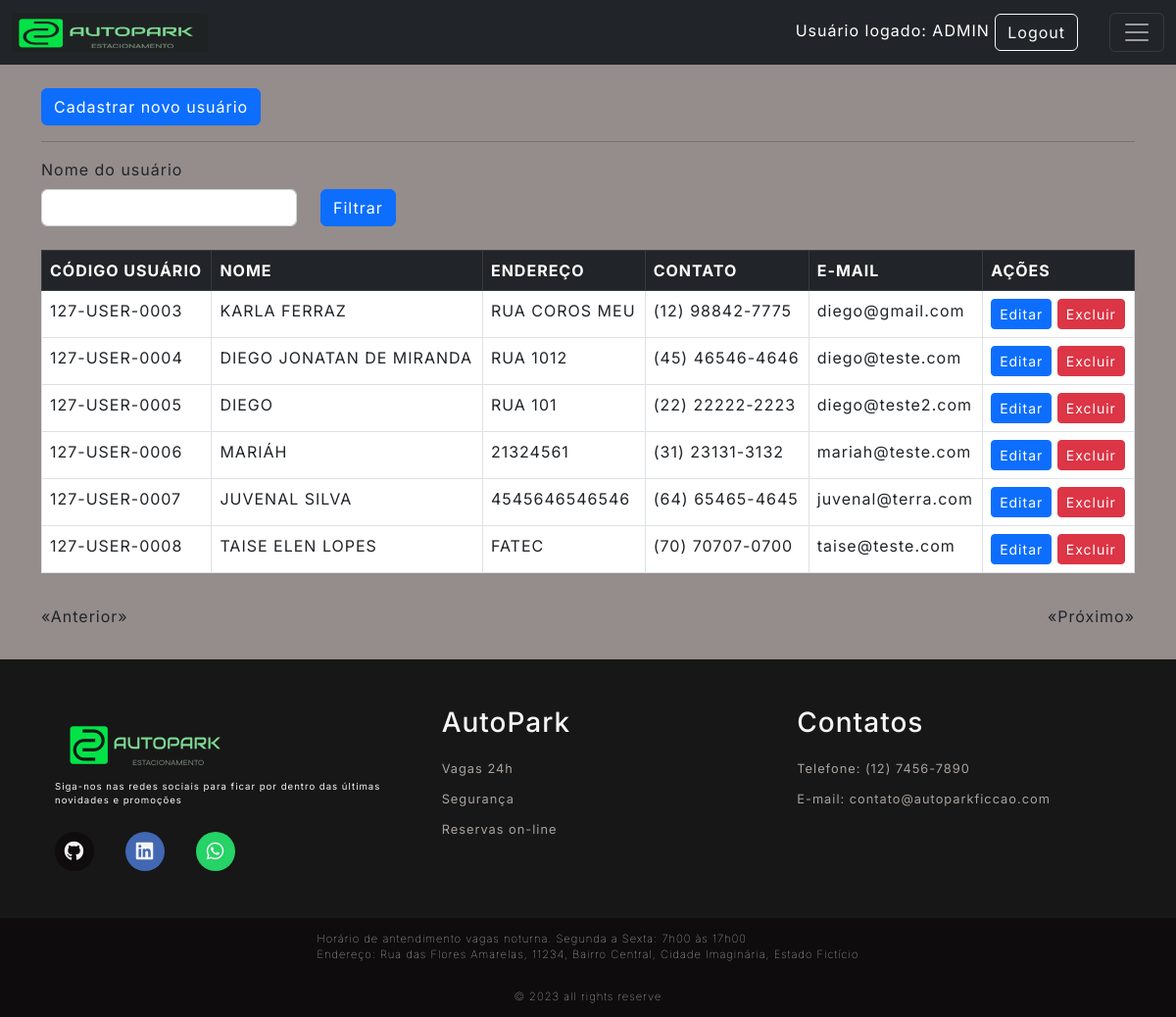
/user/list (signed in), run on the app's committed database.
### Src/Model/BancoDados.py (models this page shows, shortened)
class Usuarios(UserMixin,db.Model):
  __tablename__= "Usuarios"
  id = db.Column(db.Integer, primary_key=True, autoincrement=True)
  cpf = db.Column(db.Integer, unique=True)
  codUser = db.Column(db.Integer, unique=True)
  nome = db.Column(db.String(150))
  endereco = db.Column(db.String(150))
  contato = db.Column(db.String(150))
  email = db.Column(db.String(150))
  senha = db.Column(db.String(150))
  status = db.Column(db.String(3))

### Src/View/User.py (the view)
@User.route('/list', defaults={'page':1}, methods=['GET'])
@User.route('/list/<int:page>', methods=['GET'])
@login_required
def listUser(page):
  _userFilter=request.values.get('nomeUsuario')
  if _userFilter == 'None' or _userFilter is None:
    _userFilter=""
  return render_template('listaUsuarios.html', listData=UserController.List(page,_userFilter),_nomeUser=_userFilter)

### Src/Controller/Users.py (called while the page is built)
  def List(page,_userFilter, per_page=15):
    if len(_userFilter)<1 :
      query = Usuarios.query.paginate(page=page, per_page=per_page)
    else:
      query = Usuarios.query.filter(Usuarios.nome.like('%'+_userFilter+'%')).paginate(page=page, per_page=per_page)
    queryCount = Usuarios.query.count()
    return {
      "regUser": query,
      "count": queryCount,
      "page": page,
      "per_page": per_page
    }

### Src/View/Login.py (called while the page is built)
@login_manager.user_loader
def load_user(employee_id):
  usuario = Usuarios.query.filter_by(id=employee_id).first()
  return usuario

### Templates/listaUsuarios.html
{% extends 'base.html' %}
{% block conteudo %}
<br>
{% if current_user.status == "ADMIN" %}
<a href="{{url_for('router.user.listCodUser', id=current_user.nome)}}" class="btn btn-primary btn-xs">Cadastrar novo usuário</a>
<hr>
{% endif%}
<div class="row">
  <label class="form-label" for="form3Example4">Nome do usuário</label>
  <form action="{{url_for('router.user.listUser')}}" method="GET">
    <div class="form-group row">
      <div class="form-group col-md-3">
        <input type="text" class="form-control" name="nomeUsuario" value="{{_nomeUser}}">
      </div>
      <div class="col-auto">
        <button type="submit" class="btn btn-primary">Filtrar</button>
      </div>
    </div>
  </form>
</div>
<br>
<div class="bg-white ">
  <table class="table table-bordered table-hover">
    <thead class="table-dark">
      <tr>
        <th scope="col">CÓDIGO USUÁRIO</th>
        <th scope="col">NOME</th>
        <th scope="col">ENDEREÇO</th>
        <th scope="col">CONTATO</th>
        <th scope="col">E-MAIL</th>
        {% if current_user.status == "ADMIN" %}
        <th scope="col">AÇÕES</th>
        {% endif %}
      </tr>
    </thead>
    <tbody>
      {% for registro in listData['regUser'].items %}
      {% if not registro.nome == "ADMIN" %}
      <tr>
        <td>{{registro.codUser}}</td>
        <td>{{registro.nome}}</td>
        <td>{{registro.endereco}}</td>
        <td>{{registro.contato}}</td>
        <td>{{registro.email}}</td>
        {% if current_user.status == "ADMIN" %}
        <td>
          <a href="{{registro.id}}/updateUser" class="btn btn-primary btn-sm" aria-label="Editar usuário {{registro.nome}}">Editar</a>
          <a href="{{registro.id}}/removeUser" onclick="return confirm('Deseja realmente excluir esse registro ?')" class="btn btn-danger btn-sm" aria-label="Excluir usuário {{registro.nome}}">Excluir</a>
        </td>
        {% endif %}
      </tr>
      {% endif %}
      {% endfor %}
    </tbody>
  </table>
</div>
<div class="pagination">
  {% if listData['regUser'].has_prev %}
  <a href="{{listData['regUser'].prev_num}}?nomeUsuario={{_nomeUser}}" aria-label="Página anterior">«Anterior»</a>
  {% else %}
  <p>«Anterior»</p>
  {% endif %}
  {% if listData['regUser'].has_next %}
  <a href="{{listData['regUser'].next_num}}?nomeUsuario={{_nomeUser}}" aria-label="Próxima página">«Próximo»</a>
  {% else %}
  <p>«Próximo»</p>
  {% endif %}
</div>
{% endblock conteudo %}

### Templates/base.html (shortened to what this page needs)
<!DOCTYPE html>
<html lang="pt-br">
<head>
 <link rel="stylesheet" href="https://cdn.jsdelivr.net/npm/bootstrap@5.2.3/dist/css/bootstrap.min.css"
>
 <link rel="stylesheet" href="https://cdnjs.cloudflare.com/ajax/libs/font-awesome/6.4.2/css/all.min.css"
 />
 <link rel="stylesheet" href="{{url_for('static', filename='style.css')}}">
</head>
<body>
 <header>
     {% include 'top.html' %}
 </header>
 <main class="main-auto">
     <div class="container">
         {% block conteudo %}
         {% endblock conteudo %}
     </div>
 </main>
 <footer>
     {% include 'footer.html' %}
 </footer>
</body>
</html>

### Templates/top.html (shortened to what this page needs)
<div id="containers">
    <nav class="navbar navbar-dark bg-dark">
        <div class="container-fluid">
            <a class="navbar-brand" href="{{url_for('router.home.index')}}">
                <img src="{{url_for('static', filename='Images/LogoNavi.png')}}" alt="Logo" class="logo">
            </a>
            <div class="ms-auto">
                {% if not current_user.nome %}
                <div class="text-end login-button">
                    <a type="button" class="btn btn-outline-light me-2"
                        href="{{url_for('router.login.login')}}">Login</a>
                </div>
                {% else %}
                <div class="text-end me-4 user-info">
                    Usuário logado: {{current_user.nome}}
                    <a type="button" class="btn btn-outline-light me-2"
                        href="{{url_for('router.login.logout')}}">Logout</a>
                </div>
                {% endif %}
            </div>
            <button class="navbar-toggler" type="button" data-bs-toggle="collapse" data-bs-target="#navbarNav" aria-controls="navbarNav" aria-expanded="false" aria-label="Toggle navigation">
                <span class="navbar-toggler-icon"></span>
            </button>
        </div>
    </nav>
</div>

### Templates/footer.html (shortened to what this page needs)
  <div id="footer_content">
      <div id="footer_contacts">
          <img src="{{url_for('static', filename='Images/LogoFooter.png')}}">
          <p>Siga-nos nas redes sociais para ficar por dentro das últimas novidades e promoções</p>
          <div id="footer_social_media">
              <a href="#" class="footer-link" id="github">
                <i class="fa-brands fa-github"></i>
              </a>
              <a href="#" class="footer-link" id="linkedin">
                <i class="fa-brands fa-linkedin"></i>
              </a>
              <a href="#" class="footer-link" id="whatsapp">
                <i class="fa-brands fa-whatsapp"></i>
              </a>
          </div>
      </div>
          <ul class="footer-list">
            <li>              <h3>AutoPark</h3>            </li>
            <li> <a href="#" class="footer-link">Vagas 24h</a>      </li>
            <li>
              <a href="#" class="footer-link">Segurança</a>
            </li>
            <li>
              <a href="#" class="footer-link">Reservas on-line</a>
            </li>
          </ul>
          <ul class="footer-list">
            <li>
              <h3>Contatos</h3>
            </li>
            <li>
              <a class="footer-link">Telefone: (12) 7456-7890</a>
            </li>
            <li>
              <a href="#" class="footer-link">E-mail: contato@autoparkficcao.com</a>
            </li>
          </ul>
  </div>
  <div id="footer_endereco">
    Horário de antendimento vagas noturna. Segunda a Sexta: 7h00 às 17h00
    <br>
    Endereço: Rua das Flores Amarelas, 11234, Bairro Central, Cidade Imaginária, Estado Fictício
  </div>
  <div id="footer_copyright">
      &#169
      2023 all rights reserve
  </div>

### Public/style.css (style rules this page uses)
:root { --color-neutral-0: #0e0c0c; --color-neutral-10: #171717; --color-neutral-30: #a8a29e; --color-neutral-40: #f5f5f5; --color-neutral-50: #958c8c; }
* { font-family: 'Inter', sans-serif; margin: 0; padding: 0; box-sizing: border-box; letter-spacing: 1px; }
body { background: var(--color-neutral-50); display: flex; flex-direction: column; min-height: 100vh; }
main { flex: 1 0 auto; }
footer { bottom: 0; width: 100%; color: var(--color-neutral-40); flex-shrink: 0; }
.footer-link { text-decoration: none; }
#footer_content { background-color: var(--color-neutral-10); display: grid; grid-template-columns: repeat(3, 1fr); padding: 3rem 3.5rem; }
#footer_contacts p { font-size: 0.6rem; }
#footer_social_media { display: flex; gap: 2rem; margin-top: 1.5rem; }
#footer_social_media .footer-link { display: flex; align-items: center; justify-content: center; height: 2.5rem; width: 2.5rem; color: var(--color-neutral-40); border-radius: 50%; transition: all 0.4s; }
#footer_social_media .footer-link i { font-size: 1.25rem; }
#github { background-color: #0e0c0c; }
#linkedin { background-color: #4267b3; }
#whatsapp { background-color: #25d366; }
.footer-list { display: flex; flex-direction: column; gap: 0.75rem; list-style: none; font-size: 0.8rem; }
.footer-list .footer-link { color: var(--color-neutral-30); transition: all 0.4s; }
#footer_copyright { display: flex; justify-content: center; background-color: var(--color-neutral-0); font-size: 0.7rem; padding: 0.8rem; font-weight: 50; }
#footer_endereco { display: flex; justify-content: center; background-color: var(--color-neutral-0); font-size: 0.7rem; padding: 0.8rem; font-weight: 10; }
.logo { width: 200px; height: 40px; }
.user-info { text-align:right; color:white; width:300px; }
.pagination { display: flex; justify-content: space-between; align-items: center; padding: 1em 0; }
.user-info { text-align: right; color: white; width: 600px; white-space: nowrap; overflow: hidden; text-overflow: ellipsis; }

### data on the page
Usuarios: nome "ADMIN"
Usuarios: codUser "127-USER-0003", nome "KARLA FERRAZ", endereco "RUA COROS MEU", contato "(12) 98842-7775", email "diego@gmail.com"
Usuarios: codUser "127-USER-0004", nome "DIEGO JONATAN DE MIRANDA", endereco "RUA 1012", contato "(45) 46546-4646", email "diego@teste.com"
Usuarios: codUser "127-USER-0005", nome "DIEGO", endereco "RUA 101", contato "(22) 22222-2223", email "diego@teste2.com"
Usuarios: codUser "127-USER-0006", nome "MARIÁH", endereco "21324561", contato "(31) 23131-3132", email "mariah@teste.com"
Usuarios: codUser "127-USER-0007", nome "JUVENAL SILVA", endereco "4545646546546", contato "(64) 65465-4645", email "juvenal@terra.com"
Usuarios: codUser "127-USER-0008", nome "TAISE ELEN LOPES", endereco "FATEC", contato "(70) 70707-0700", email "taise@teste.com"
